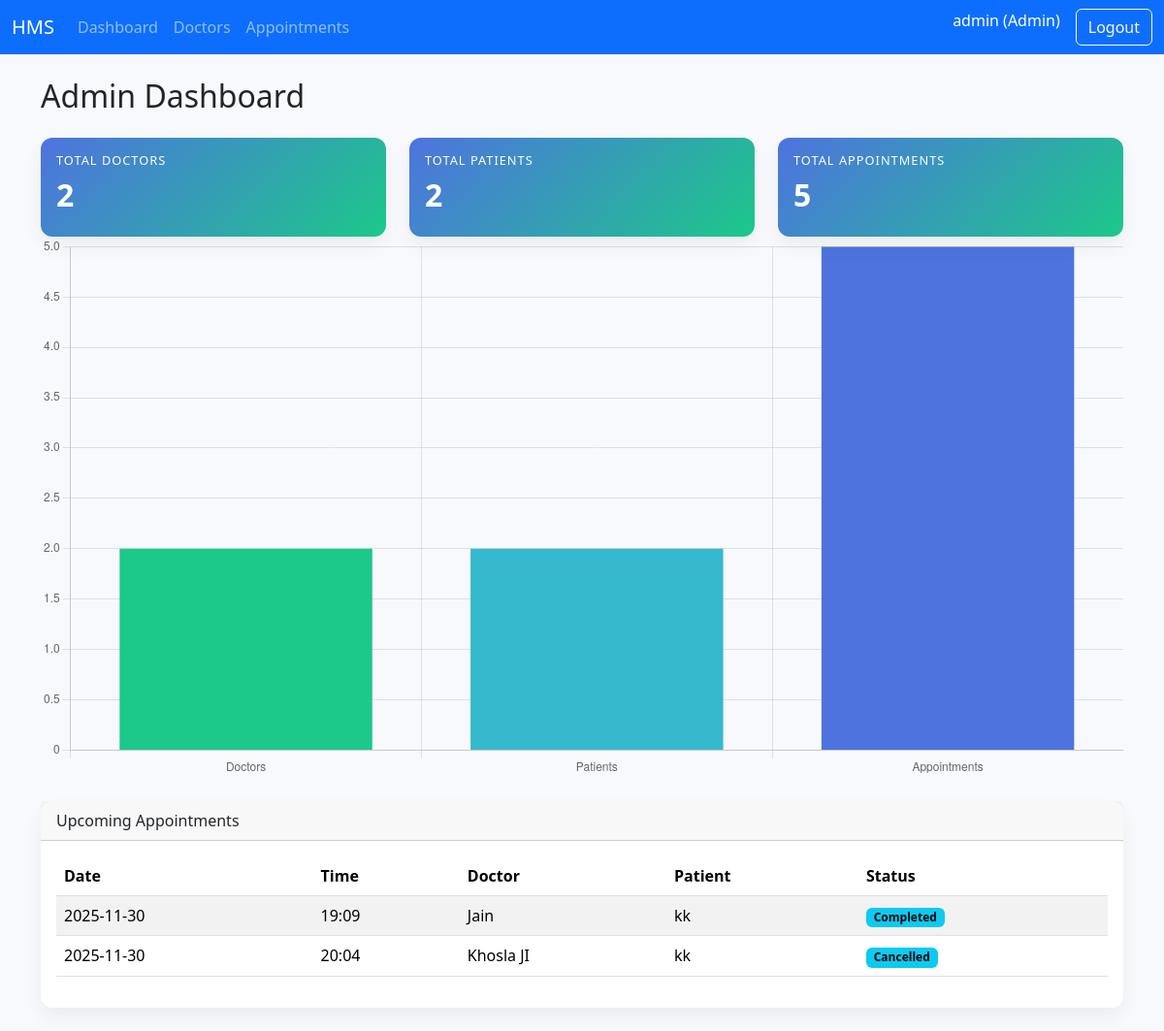
The page /admin/dashboard (signed in) on the database its author committed.
### tables this page shows
CREATE TABLE users (
                id INTEGER PRIMARY KEY AUTOINCREMENT,
                username TEXT UNIQUE NOT NULL,
                email TEXT UNIQUE NOT NULL,
                password_hash TEXT NOT NULL,
                role TEXT NOT NULL CHECK (role IN ('admin','doctor','patient'))
            );

CREATE TABLE appointments (
                id INTEGER PRIMARY KEY AUTOINCREMENT,
                patient_id INTEGER NOT NULL,
                doctor_id INTEGER NOT NULL,
                date TEXT NOT NULL,
                time TEXT NOT NULL,
                status TEXT NOT NULL DEFAULT 'Booked',
                UNIQUE(doctor_id, date, time),
                FOREIGN KEY (patient_id) REFERENCES patients(id),
                FOREIGN KEY (doctor_id) REFERENCES doctors(id)
            );

CREATE TABLE doctors (
                id INTEGER PRIMARY KEY AUTOINCREMENT,
                user_id INTEGER UNIQUE NOT NULL,
                full_name TEXT NOT NULL,
                department_id INTEGER,
                specialization TEXT NOT NULL,
                availability TEXT DEFAULT '',
                is_blacklisted INTEGER DEFAULT 0,
                FOREIGN KEY (user_id) REFERENCES users(id),
                FOREIGN KEY (department_id) REFERENCES departments(id)
            );

CREATE TABLE patients (
                id INTEGER PRIMARY KEY AUTOINCREMENT,
                user_id INTEGER UNIQUE NOT NULL,
                full_name TEXT NOT NULL,
                age INTEGER,
                gender TEXT,
                contact TEXT,
                address TEXT,
                blood_group TEXT,
                emergency_contact TEXT,
                FOREIGN KEY (user_id) REFERENCES users(id)
            );

### admin_routes.py (the view)
@admin_bp.route("/dashboard")
@login_required
@role_required("admin")
def dashboard():
    conn = get_db()
    totals = conn.execute(
        """
        SELECT
            (SELECT COUNT(*) FROM doctors) AS doctors,
            (SELECT COUNT(*) FROM patients) AS patients,
            (SELECT COUNT(*) FROM appointments) AS appointments
        """
    ).fetchone()
    upcoming = conn.execute(
        """
        SELECT a.*, p.full_name AS patient_name, d.full_name AS doctor_name
        FROM appointments a
        JOIN patients p ON a.patient_id = p.id
        JOIN doctors d ON a.doctor_id = d.id
        WHERE date(a.date) >= date('now')
        ORDER BY a.date, a.time
        LIMIT 5
        """
    ).fetchall()
    return render_template("admin/dashboard.html", totals=totals, upcoming=upcoming)

### database.py (called while the page is built)
def get_db():
    if "db" not in g:
        db_path = current_app.config["DATABASE"]
        g.db = sqlite3.connect(db_path)
        g.db.row_factory = sqlite3.Row
    return g.db

### models.py (called while the page is built)
def fetch_user_by_id(user_id):
    conn = get_db()
    user = conn.execute("SELECT * FROM users WHERE id = ?", (user_id,)).fetchone()
    return user

### utils.py (called while the page is built)
def role_required(role):
    def decorator(func):
        @wraps(func)
        def wrapper(*args, **kwargs):
            if not current_user.is_authenticated:
                flash("Please log in to continue.", "warning")
                return redirect(url_for("auth.login"))
            if current_user.role != role:
                flash("Unauthorized access.", "danger")
                return redirect(url_for(f"{current_user.role}.dashboard"))
            return func(*args, **kwargs)
        return wrapper
    return decorator

### templates/admin/dashboard.html (shortened to what this page needs)
{% extends "base.html" %}
{% block content %}
<h2 class="mb-4">Admin Dashboard</h2>
<div class="row g-4">
  <div class="col-md-4">
    <div class="card stat-card">
      <div class="card-body">
        <h6>Total Doctors</h6>
        <h2>{{ totals['doctors'] }}</h2>
      </div>
    </div>
  </div>
  <div class="col-md-4">
    <div class="card stat-card">
      <div class="card-body">
        <h6>Total Patients</h6>
        <h2>{{ totals['patients'] }}</h2>
      </div>
    </div>
  </div>
  <div class="col-md-4">
    <div class="card stat-card">
      <div class="card-body">
        <h6>Total Appointments</h6>
        <h2>{{ totals['appointments'] }}</h2>
      </div>
    </div>
  </div>
</div>
<div class="card mt-4">
  <div class="card-header">Upcoming Appointments</div>
  <div class="card-body">
    <div class="table-responsive">
      <table class="table table-striped">
        <thead>
          <tr>
            <th>Date</th>
            <th>Time</th>
            <th>Doctor</th>
            <th>Patient</th>
            <th>Status</th>
          </tr>
        </thead>
        <tbody>
          {% for item in upcoming %}
            <tr>
              <td>{{ item['date'] }}</td>
              <td>{{ item['time'] }}</td>
              <td>{{ item['doctor_name'] }}</td>
              <td>{{ item['patient_name'] }}</td>
              <td><span class="badge text-bg-info">{{ item['status'] }}</span></td>
            </tr>
          {% else %}
            <tr>
              <td colspan="5" class="text-center">No upcoming appointments.</td>
            </tr>
          {% endfor %}
        </tbody>
      </table>
    </div>
  </div>
</div>
{% endblock %}
{% block scripts %}
  <script>
    const ctx = document.createElement('canvas');
    document.querySelector('.card.mt-4').before(ctx);
    new Chart(ctx, {
      type: 'bar',
      data: {
        labels: ['Doctors', 'Patients', 'Appointments'],
        datasets: [{
          label: 'Totals',
          data: [{{ totals['doctors'] }}, {{ totals['patients'] }}, {{ totals['appointments'] }}],
          backgroundColor: ['#1cc88a','#36b9cc','#4e73df']
        }]
      },
      options: { responsive: true, plugins: { legend: { display: false } } }
    });
  </script>
{% endblock %}

### templates/base.html (shortened to what this page needs)
<!doctype html>
<html lang="en">
  <head>
    <link
      href="https://cdn.jsdelivr.net/npm/bootstrap@5.3.3/dist/css/bootstrap.min.css"
      rel="stylesheet"
    />
    <link rel="stylesheet" href="{{ url_for('static', filename='css/style.css') }}" />
  </head>
  <body>
    <nav class="navbar navbar-expand-lg navbar-dark bg-primary">
      <div class="container-fluid">
        <a class="navbar-brand" href="/">HMS</a>
        <div class="collapse navbar-collapse" id="navbarNav">
          <ul class="navbar-nav me-auto">
            {% if current_user.is_authenticated %}
              {% if current_user.role == 'admin' %}
                <li class="nav-item">
                  <a class="nav-link" href="{{ url_for('admin.dashboard') }}">Dashboard</a>
                </li>
                <li class="nav-item">
                  <a class="nav-link" href="{{ url_for('admin.doctors') }}">Doctors</a>
                </li>
                <li class="nav-item">
                  <a class="nav-link" href="{{ url_for('admin.appointments') }}">Appointments</a>
                </li>
              {% endif %}
            {% endif %}
          </ul>
          <ul class="navbar-nav">
            {% if current_user.is_authenticated %}
              <li class="nav-item">
                <span class="navbar-text text-white me-3">
                  {{ current_user.username }} ({{ current_user.role|title }})
                </span>
              </li>
              <li class="nav-item">
                <a class="btn btn-outline-light" href="{{ url_for('auth.logout') }}">Logout</a>
              </li>
            {% endif %}
          </ul>
        </div>
      </div>
    </nav>
    <main class="container my-4">
      {% block content %}{% endblock %}
    </main>
    {% block scripts %}{% endblock %}
  </body>
</html>

### static/css/style.css (style rules this page uses)
body { background-color: #f7f9fc; }
.stat-card { border: none; border-radius: 0.75rem; background: linear-gradient(135deg, #4e73df, #1cc88a); color: #fff; }
.stat-card h6 { text-transform: uppercase; font-size: 0.8rem; letter-spacing: 1px; }
.stat-card h2 { font-weight: 700; }
.card { border-radius: 0.75rem; border: none; box-shadow: 0 10px 20px rgba(0, 0, 0, 0.05); }

### rows shown on the page
users: username "admin", role "Admin"
appointments: date "2025-11-30", time "19:09", doctor_name "Jain", patient_name "kk", status "Completed"
appointments: date "2025-11-30", time "20:04", doctor_name "Khosla JI", patient_name "kk", status "Cancelled"

### other values the page prints
{{ totals['doctors'] }} "2"
{{ totals['patients'] }} "2"
{{ totals['appointments'] }} "5"
chart data {{ totals['doctors'] }} 2
chart data {{ totals['patients'] }} 2
chart data {{ totals['appointments'] }} 5
